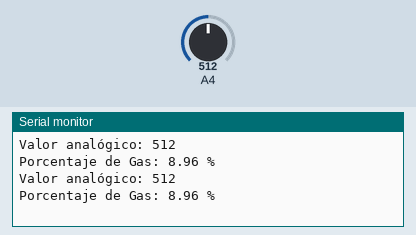
Recording of a sketch running on a simulated Arduino Mega 2560, built with avr-gcc and run on an emulated ATmega2560. Parts: the last lines printed to the serial monitor. The test bench sets the inputs (shaded band); at power-on: A4 = 512.

Above: at 1.8 s.
1.9 s: A4 set to 716
At 2.5 s:
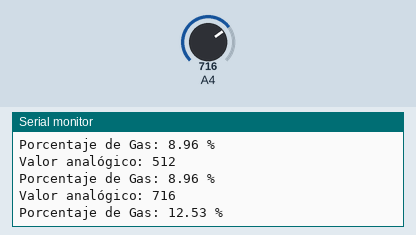
3.4 s: A4 set to 900
At 4.8 s:
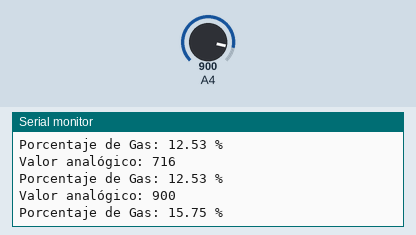
Timing chart, 0 to 6.4 s (numbered marks = the images above; inputs shaded):
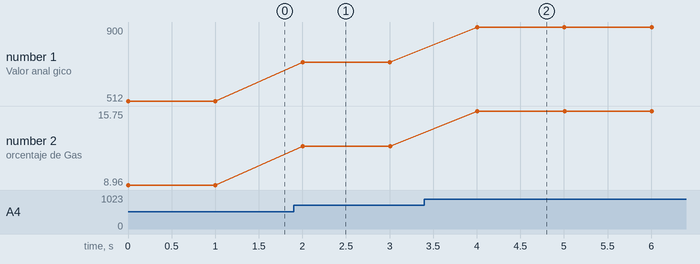

Measured:
- after the input at 1.9 s, the serial monitor: prints a new line after 0.10 s (image 1)
- after the input at 3.4 s, the serial monitor: prints a new line after 0.60 s (image 2)
- plotted number 1: 512 → 716 after the input at 1.9 s, 716 → 900 after the input at 3.4 s
- plotted number 2: 8.96 → 12.53 after the input at 1.9 s, 12.53 → 15.75 after the input at 3.4 s

The sketch:

GAS.ino
```cpp
#define GASPIN 36

void setup() {
  Serial.begin(115200);
}

void loop() {
  int analogValue = analogRead(GASPIN);
  float porGas = analogValue * (35.0 / 2000.0);


  Serial.print("Valor analógico: ");
  Serial.println(analogValue);

  Serial.print("Porcentaje de Gas: ");
  Serial.print(porGas);
  Serial.println(" %");


  delay(1000);
}
```
